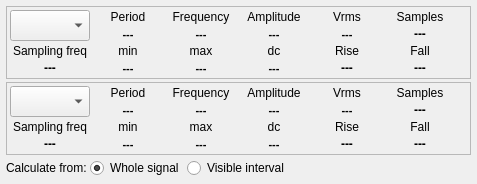
            <widget class="QWidget" name="measure">
             <attribute name="icon">
              <iconset resource="resources.qrc">
               <normaloff>:/images/icons/measure.png</normaloff>:/images/icons/measure.png</iconset>
             </attribute>
             <attribute name="title">
              <string/>
             </attribute>
             <layout class="QVBoxLayout" name="verticalLayout_19" stretch="100,100,1">
              <property name="spacing">
               <number>3</number>
              </property>
              <property name="leftMargin">
               <number>6</number>
              </property>
              <property name="topMargin">
               <number>6</number>
              </property>
              <property name="rightMargin">
               <number>6</number>
              </property>
              <property name="bottomMargin">
               <number>6</number>
              </property>
              <item>
               <widget class="QFrame" name="frame_28">
                <property name="sizePolicy">
                 <sizepolicy hsizetype="Preferred" vsizetype="Preferred">
                  <horstretch>0</horstretch>
                  <verstretch>0</verstretch>
                 </sizepolicy>
                </property>
                <property name="frameShape">
                 <enum>QFrame::StyledPanel</enum>
                </property>
                <property name="frameShadow">
                 <enum>QFrame::Plain</enum>
                </property>
                <layout class="QGridLayout" name="gridLayout_15" rowstretch="1,1,1,1" columnstretch="1,1,1,1,1,1,100">
                 <property name="leftMargin">
                  <number>3</number>
                 </property>
                 <property name="topMargin">
                  <number>3</number>
                 </property>
                 <property name="rightMargin">
                  <number>3</number>
                 </property>
                 <property name="bottomMargin">
                  <number>3</number>
                 </property>
                 <property name="spacing">
                  <number>3</number>
                 </property>
                 <item row="0" column="1">
                  <widget class="QLabel" name="label_29">
                   <property name="text">
                    <string>Period</string>
                   </property>
                   <property name="alignment">
                    <set>Qt::AlignCenter</set>
                   </property>
                  </widget>
                 </item>
                 <item row="0" column="2">
                  <widget class="QLabel" name="label_27">
                   <property name="text">
                    <string>Frequency</string>
                   </property>
                   <property name="alignment">
                    <set>Qt::AlignCenter</set>
                   </property>
                  </widget>
                 </item>
                 <item row="0" column="3">
                  <widget class="QLabel" name="label_28">
                   <property name="text">
                    <string>Amplitude</string>
                   </property>
                   <property name="alignment">
                    <set>Qt::AlignCenter</set>
                   </property>
                  </widget>
                 </item>
                 <item row="0" column="4">
                  <widget class="QLabel" name="label_31">
                   <property name="text">
                    <string>Vrms</string>
                   </property>
                   <property name="alignment">
                    <set>Qt::AlignCenter</set>
                   </property>
                  </widget>
                 </item>
                 <item row="0" column="5">
                  <widget class="QLabel" name="label_44">
                   <property name="text">
                    <string>Samples</string>
                   </property>
                   <property name="alignment">
                    <set>Qt::AlignCenter</set>
                   </property>
                  </widget>
                 </item>
                 <item row="0" column="6" rowspan="4">
                  <spacer name="horizontalSpacer_4">
                   <property name="orientation">
                    <enum>Qt::Horizontal</enum>
                   </property>
                   <property name="sizeHint" stdset="0">
                    <size>
                     <width>12</width>
                     <height>10</height>
                    </size>
                   </property>
                  </spacer>
                 </item>
                 <item row="1" column="1">
                  <widget class="QLabel" name="labelSig1Period">
                   <property name="minimumSize">
                    <size>
                     <width>70</width>
                     <height>0</height>
                    </size>
                   </property>
                   <property name="font">
                    <font>
                     <pointsize>8</pointsize>
                     <weight>75</weight>
                     <bold>true</bold>
                    </font>
                   </property>
                   <property name="text">
                    <string notr="true">---</string>
                   </property>
                   <property name="alignment">
                    <set>Qt::AlignCenter</set>
                   </property>
                  </widget>
                 </item>
                 <item row="1" column="2">
                  <widget class="QLabel" name="labelSig1Freq">
                   <property name="minimumSize">
                    <size>
                     <width>70</width>
                     <height>0</height>
                    </size>
                   </property>
                   <property name="font">
                    <font>
                     <pointsize>8</pointsize>
                     <weight>75</weight>
                     <bold>true</bold>
                    </font>
                   </property>
                   <property name="text">
                    <string notr="true">---</string>
                   </property>
                   <property name="alignment">
                    <set>Qt::AlignCenter</set>
                   </property>
                  </widget>
                 </item>
                 <item row="1" column="3">
                  <widget class="QLabel" name="labelSig1Amp">
                   <property name="minimumSize">
                    <size>
                     <width>70</width>
                     <height>0</height>
                    </size>
                   </property>
                   <property name="font">
                    <font>
                     <pointsize>8</pointsize>
                     <weight>75</weight>
                     <bold>true</bold>
                    </font>
                   </property>
                   <property name="text">
                    <string>---</string>
                   </property>
                   <property name="alignment">
                    <set>Qt::AlignCenter</set>
                   </property>
                  </widget>
                 </item>
                 <item row="1" column="4">
                  <widget class="QLabel" name="labelSig1Vrms">
                   <property name="minimumSize">
                    <size>
                     <width>70</width>
                     <height>0</height>
                    </size>
                   </property>
                   <property name="font">
                    <font>
                     <pointsize>8</pointsize>
                     <weight>75</weight>
                     <bold>true</bold>
                    </font>
                   </property>
                   <property name="text">
                    <string>---</string>
                   </property>
                   <property name="alignment">
                    <set>Qt::AlignCenter</set>
                   </property>
                  </widget>
                 </item>
                 <item row="1" column="5">
                  <widget class="QLabel" name="labelSig1samples">
                   <property name="minimumSize">
                    <size>
                     <width>70</width>
                     <height>0</height>
                    </size>
                   </property>
                   <property name="font">
                    <font>
                     <weight>75</weight>
                     <bold>true</bold>
                    </font>
                   </property>
                   <property name="text">
                    <string>---</string>
                   </property>
                   <property name="alignment">
                    <set>Qt::AlignCenter</set>
                   </property>
                  </widget>
                 </item>
                 <item row="2" column="0">
                  <widget class="QLabel" name="label_20">
                   <property name="text">
                    <string>Sampling freq</string>
                   </property>
                   <property name="alignment">
                    <set>Qt::AlignCenter</set>
                   </property>
                  </widget>
                 </item>
                 <item row="2" column="1">
                  <widget class="QLabel" name="label_32">
                   <property name="text">
                    <string>min</string>
                   </property>
                   <property name="alignment">
                    <set>Qt::AlignCenter</set>
                   </property>
                  </widget>
                 </item>
                 <item row="2" column="2">
                  <widget class="QLabel" name="label_33">
                   <property name="text">
                    <string>max</string>
                   </property>
                   <property name="alignment">
                    <set>Qt::AlignCenter</set>
                   </property>
                  </widget>
                 </item>
                 <item row="2" column="3">
                  <widget class="QLabel" name="label_34">
                   <property name="text">
                    <string>dc</string>
                   </property>
                   <property name="alignment">
                    <set>Qt::AlignCenter</set>
                   </property>
                  </widget>
                 </item>
                 <item row="2" column="4">
                  <widget class="QLabel" name="label_45">
                   <property name="text">
                    <string>Rise</string>
                   </property>
                   <property name="alignment">
                    <set>Qt::AlignCenter</set>
                   </property>
                  </widget>
                 </item>
                 <item row="2" column="5">
                  <widget class="QLabel" name="label_46">
                   <property name="text">
                    <string>Fall</string>
                   </property>
                   <property name="alignment">
                    <set>Qt::AlignCenter</set>
                   </property>
                  </widget>
                 </item>
                 <item row="3" column="0">
                  <widget class="QLabel" name="labelSig1fs">
                   <property name="font">
                    <font>
                     <weight>75</weight>
                     <bold>true</bold>
                    </font>
                   </property>
                   <property name="text">
                    <string>---</string>
                   </property>
                   <property name="alignment">
                    <set>Qt::AlignCenter</set>
                   </property>
                  </widget>
                 </item>
                 <item row="3" column="1">
                  <widget class="QLabel" name="labelSig1Min">
                   <property name="minimumSize">
                    <size>
                     <width>70</width>
                     <height>0</height>
                    </size>
                   </property>
                   <property name="font">
                    <font>
                     <pointsize>8</pointsize>
                     <weight>75</weight>
                     <bold>true</bold>
                    </font>
                   </property>
                   <property name="text">
                    <string>---</string>
                   </property>
                   <property name="alignment">
                    <set>Qt::AlignCenter</set>
                   </property>
                  </widget>
                 </item>
                 <item row="3" column="2">
                  <widget class="QLabel" name="labelSig1Max">
                   <property name="minimumSize">
                    <size>
                     <width>70</width>
                     <height>0</height>
                    </size>
                   </property>
                   <property name="font">
                    <font>
                     <pointsize>8</pointsize>
                     <weight>75</weight>
                     <bold>true</bold>
                    </font>
                   </property>
                   <property name="text">
                    <string>---</string>
                   </property>
                   <property name="alignment">
                    <set>Qt::AlignCenter</set>
                   </property>
                  </widget>
                 </item>
                 <item row="3" column="3">
                  <widget class="QLabel" name="labelSig1Dc">
                   <property name="minimumSize">
                    <size>
                     <width>70</width>
                     <height>0</height>
                    </size>
                   </property>
                   <property name="font">
                    <font>
                     <pointsize>8</pointsize>
                     <weight>75</weight>
                     <bold>true</bold>
                    </font>
                   </property>
                   <property name="text">
                    <string>---</string>
                   </property>
                   <property name="alignment">
                    <set>Qt::AlignCenter</set>
                   </property>
                  </widget>
                 </item>
                 <item row="3" column="4">
                  <widget class="QLabel" name="labelSig1rise">
                   <property name="minimumSize">
                    <size>
                     <width>70</width>
                     <height>0</height>
                    </size>
                   </property>
                   <property name="font">
                    <font>
                     <weight>75</weight>
                     <bold>true</bold>
                    </font>
                   </property>
                   <property name="text">
                    <string>---</string>
                   </property>
                   <property name="alignment">
                    <set>Qt::AlignCenter</set>
                   </property>
                  </widget>
                 </item>
                 <item row="3" column="5">
                  <widget class="QLabel" name="labelSig1fall">
                   <property name="minimumSize">
                    <size>
                     <width>70</width>
                     <height>0</height>
                    </size>
                   </property>
                   <property name="font">
                    <font>
                     <weight>75</weight>
                     <bold>true</bold>
                    </font>
                   </property>
                   <property name="text">
                    <string>---</string>
                   </property>
                   <property name="alignment">
                    <set>Qt::AlignCenter</set>
                   </property>
                  </widget>
                 </item>
                 <item row="0" column="0" rowspan="2">
                  <widget class="QComboBox" name="comboBoxMeasure1">
                   <property name="sizePolicy">
                    <sizepolicy hsizetype="Preferred" vsizetype="Preferred">
                     <horstretch>0</horstretch>
                     <verstretch>0</verstretch>
                    </sizepolicy>
                   </property>
                   <property name="minimumSize">
                    <size>
                     <width>80</width>
                     <height>0</height>
                    </size>
                   </property>
                   <property name="maxVisibleItems">
                    <number>1000</number>
                   </property>
                   <property name="sizeAdjustPolicy">
                    <enum>QComboBox::AdjustToContents</enum>
                   </property>
                  </widget>
                 </item>
                </layout>
               </widget>
              </item>
              <item>
               <widget class="QFrame" name="frame_27">
                <property name="sizePolicy">
                 <sizepolicy hsizetype="Preferred" vsizetype="Preferred">
                  <horstretch>0</horstretch>
                  <verstretch>0</verstretch>
                 </sizepolicy>
                </property>
                <property name="frameShape">
                 <enum>QFrame::StyledPanel</enum>
                </property>
                <property name="frameShadow">
                 <enum>QFrame::Plain</enum>
                </property>
                <layout class="QGridLayout" name="gridLayout_19" rowstretch="1,1,1,1" columnstretch="1,1,1,1,1,1,100">
                 <property name="leftMargin">
                  <number>3</number>
                 </property>
                 <property name="topMargin">
                  <number>3</number>
                 </property>
                 <property name="rightMargin">
                  <number>3</number>
                 </property>
                 <property name="bottomMargin">
                  <number>3</number>
                 </property>
                 <property name="spacing">
                  <number>3</number>
                 </property>
                 <item row="0" column="1">
                  <widget class="QLabel" name="label_30">
                   <property name="text">
                    <string>Period</string>
                   </property>
                   <property name="alignment">
                    <set>Qt::AlignCenter</set>
                   </property>
                  </widget>
                 </item>
                 <item row="2" column="1">
                  <widget class="QLabel" name="label_41">
                   <property name="text">
                    <string>min</string>
                   </property>
                   <property name="alignment">
                    <set>Qt::AlignCenter</set>
                   </property>
                  </widget>
                 </item>
                 <item row="3" column="4">
                  <widget class="QLabel" name="labelSig2rise">
                   <property name="minimumSize">
                    <size>
                     <width>70</width>
                     <height>0</height>
                    </size>
                   </property>
                   <property name="font">
                    <font>
                     <weight>75</weight>
                     <bold>true</bold>
                    </font>
                   </property>
                   <property name="text">
                    <string>---</string>
                   </property>
                   <property name="alignment">
                    <set>Qt::AlignCenter</set>
                   </property>
                  </widget>
                 </item>
                 <item row="1" column="4">
                  <widget class="QLabel" name="labelSig2Vrms">
                   <property name="minimumSize">
                    <size>
                     <width>70</width>
                     <height>0</height>
                    </size>
                   </property>
                   <property name="font">
                    <font>
                     <pointsize>8</pointsize>
                     <weight>75</weight>
                     <bold>true</bold>
                    </font>
                   </property>
                   <property name="text">
                    <string>---</string>
                   </property>
                   <property name="alignment">
                    <set>Qt::AlignCenter</set>
                   </property>
                  </widget>
                 </item>
                 <item row="3" column="0">
                  <widget class="QLabel" name="labelSig2fs">
                   <property name="font">
                    <font>
                     <weight>75</weight>
                     <bold>true</bold>
                    </font>
                   </property>
                   <property name="text">
                    <string>---</string>
                   </property>
                   <property name="alignment">
                    <set>Qt::AlignCenter</set>
                   </property>
                  </widget>
                 </item>
                 <item row="1" column="5">
                  <widget class="QLabel" name="labelSig2samples">
                   <property name="minimumSize">
                    <size>
                     <width>70</width>
                     <height>0</height>
                    </size>
                   </property>
                   <property name="font">
                    <font>
                     <weight>75</weight>
                     <bold>true</bold>
                    </font>
                   </property>
                   <property name="text">
                    <string>---</string>
                   </property>
                   <property name="alignment">
                    <set>Qt::AlignCenter</set>
                   </property>
                  </widget>
                 </item>
                 <item row="2" column="3">
                  <widget class="QLabel" name="label_43">
                   <property name="text">
                    <string>dc</string>
                   </property>
                   <property name="alignment">
                    <set>Qt::AlignCenter</set>
                   </property>
                  </widget>
                 </item>
                 <item row="3" column="2">
                  <widget class="QLabel" name="labelSig2Max">
                   <property name="minimumSize">
                    <size>
                     <width>70</width>
                     <height>0</height>
                    </size>
                   </property>
                   <property name="font">
                    <font>
                     <pointsize>8</pointsize>
                     <weight>75</weight>
                     <bold>true</bold>
                    </font>
                   </property>
                   <property name="text">
                    <string>---</string>
                   </property>
                   <property name="alignment">
                    <set>Qt::AlignCenter</set>
                   </property>
                  </widget>
                 </item>
                 <item row="1" column="1">
                  <widget class="QLabel" name="labelSig2Period">
                   <property name="minimumSize">
                    <size>
                     <width>70</width>
                     <height>0</height>
                    </size>
                   </property>
                   <property name="font">
                    <font>
                     <pointsize>8</pointsize>
                     <weight>75</weight>
                     <bold>true</bold>
                    </font>
                   </property>
                   <property name="text">
                    <string notr="true">---</string>
                   </property>
                   <property name="alignment">
                    <set>Qt::AlignCenter</set>
                   </property>
                  </widget>
                 </item>
                 <item row="2" column="2">
                  <widget class="QLabel" name="label_42">
                   <property name="text">
                    <string>max</string>
                   </property>
                   <property name="alignment">
                    <set>Qt::AlignCenter</set>
                   </property>
                  </widget>
                 </item>
                 <item row="0" column="6" rowspan="4">
                  <spacer name="horizontalSpacer_5">
                   <property name="orientation">
                    <enum>Qt::Horizontal</enum>
                   </property>
                   <property name="sizeHint" stdset="0">
                    <size>
                     <width>12</width>
                     <height>10</height>
                    </size>
                   </property>
                  </spacer>
                 </item>
                 <item row="0" column="2">
                  <widget class="QLabel" name="label_38">
                   <property name="text">
                    <string>Frequency</string>
                   </property>
                   <property name="alignment">
                    <set>Qt::AlignCenter</set>
                   </property>
                  </widget>
                 </item>
                 <item row="2" column="5">
                  <widget class="QLabel" name="label_50">
                   <property name="text">
                    <string>Fall</string>
                   </property>
                   <property name="alignment">
                    <set>Qt::AlignCenter</set>
                   </property>
                  </widget>
                 </item>
                 <item row="1" column="3">
                  <widget class="QLabel" name="labelSig2Amp">
                   <property name="minimumSize">
                    <size>
                     <width>70</width>
                     <height>0</height>
                    </size>
                   </property>
                   <property name="font">
                    <font>
                     <pointsize>8</pointsize>
                     <weight>75</weight>
                     <bold>true</bold>
                    </font>
                   </property>
                   <property name="text">
                    <string>---</string>
                   </property>
                   <property name="alignment">
                    <set>Qt::AlignCenter</set>
                   </property>
                  </widget>
                 </item>
                 <item row="1" column="2">
                  <widget class="QLabel" name="labelSig2Freq">
                   <property name="minimumSize">
                    <size>
                     <width>70</width>
                     <height>0</height>
                    </size>
                   </property>
                   <property name="font">
                    <font>
                     <pointsize>8</pointsize>
                     <weight>75</weight>
                     <bold>true</bold>
                    </font>
                   </property>
                   <property name="text">
                    <string>---</string>
                   </property>
                   <property name="alignment">
                    <set>Qt::AlignCenter</set>
                   </property>
                  </widget>
                 </item>
                 <item row="0" column="5">
                  <widget class="QLabel" name="label_48">
                   <property name="text">
                    <string>Samples</string>
                   </property>
                   <property name="alignment">
                    <set>Qt::AlignCenter</set>
                   </property>
                  </widget>
                 </item>
                 <item row="2" column="0">
                  <widget class="QLabel" name="label_47">
                   <property name="text">
                    <string>Sampling freq</string>
                   </property>
                   <property name="alignment">
                    <set>Qt::AlignCenter</set>
                   </property>
                  </widget>
                 </item>
                 <item row="0" column="4">
                  <widget class="QLabel" name="label_40">
                   <property name="text">
                    <string>Vrms</string>
                   </property>
                   <property name="alignment">
                    <set>Qt::AlignCenter</set>
                   </property>
                  </widget>
                 </item>
                 <item row="3" column="5">
                  <widget class="QLabel" name="labelSig2fall">
                   <property name="minimumSize">
                    <size>
                     <width>70</width>
                     <height>0</height>
                    </size>
                   </property>
                   <property name="font">
                    <font>
                     <weight>75</weight>
                     <bold>true</bold>
                    </font>
                   </property>
                   <property name="text">
                    <string>---</string>
                   </property>
                   <property name="alignment">
                    <set>Qt::AlignCenter</set>
                   </property>
                  </widget>
                 </item>
                 <item row="2" column="4">
                  <widget class="QLabel" name="label_49">
                   <property name="text">
                    <string>Rise</string>
                   </property>
                   <property name="alignment">
                    <set>Qt::AlignCenter</set>
                   </property>
                  </widget>
                 </item>
                 <item row="0" column="0" rowspan="2">
                  <widget class="QComboBox" name="comboBoxMeasure2">
                   <property name="sizePolicy">
                    <sizepolicy hsizetype="Preferred" vsizetype="Preferred">
                     <horstretch>0</horstretch>
                     <verstretch>0</verstretch>
                    </sizepolicy>
                   </property>
                   <property name="minimumSize">
                    <size>
                     <width>80</width>
                     <height>0</height>
                    </size>
                   </property>
                   <property name="maxVisibleItems">
                    <number>1000</number>
                   </property>
                   <property name="sizeAdjustPolicy">
                    <enum>QComboBox::AdjustToContents</enum>
                   </property>
                  </widget>
                 </item>
                 <item row="0" column="3">
                  <widget class="QLabel" name="label_39">
                   <property name="text">
                    <string>Amplitude</string>
                   </property>
                   <property name="alignment">
                    <set>Qt::AlignCenter</set>
                   </property>
                  </widget>
                 </item>
                 <item row="3" column="1">
                  <widget class="QLabel" name="labelSig2Min">
                   <property name="minimumSize">
                    <size>
                     <width>70</width>
                     <height>0</height>
                    </size>
                   </property>
                   <property name="font">
                    <font>
                     <pointsize>8</pointsize>
                     <weight>75</weight>
                     <bold>true</bold>
                    </font>
                   </property>
                   <property name="text">
                    <string>---</string>
                   </property>
                   <property name="alignment">
                    <set>Qt::AlignCenter</set>
                   </property>
                  </widget>
                 </item>
                 <item row="3" column="3">
                  <widget class="QLabel" name="labelSig2Dc">
                   <property name="minimumSize">
                    <size>
                     <width>70</width>
                     <height>0</height>
                    </size>
                   </property>
                   <property name="font">
                    <font>
                     <pointsize>8</pointsize>
                     <weight>75</weight>
                     <bold>true</bold>
                    </font>
                   </property>
                   <property name="text">
                    <string>---</string>
                   </property>
                   <property name="alignment">
                    <set>Qt::AlignCenter</set>
                   </property>
                  </widget>
                 </item>
                </layout>
               </widget>
              </item>
              <item>
               <layout class="QHBoxLayout" name="horizontalLayout_15" stretch="1,1,1,1000">
                <item>
                 <widget class="QLabel" name="label_19">
                  <property name="text">
                   <string>&lt;html&gt;&lt;head/&gt;&lt;body&gt;&lt;p&gt;Calculate from:&lt;/p&gt;&lt;/body&gt;&lt;/html&gt;</string>
                  </property>
                 </widget>
                </item>
                <item>
                 <widget class="QRadioButton" name="radioButtonSigFull">
                  <property name="text">
                   <string>Whole signal</string>
                  </property>
                  <property name="checked">
                   <bool>true</bool>
                  </property>
                 </widget>
                </item>
                <item>
                 <widget class="QRadioButton" name="radioButtonSigPart">
                  <property name="text">
                   <string>Visible interval</string>
                  </property>
                  <property name="checked">
                   <bool>false</bool>
                  </property>
                 </widget>
                </item>
                <item>
                 <widget class="QLabel" name="labelUpdateRate">
                  <property name="text">
                   <string/>
                  </property>
                  <property name="alignment">
                   <set>Qt::AlignRight|Qt::AlignTrailing|Qt::AlignVCenter</set>
                  </property>
                 </widget>
                </item>
               </layout>
              </item>
             </layout>
            </widget>
